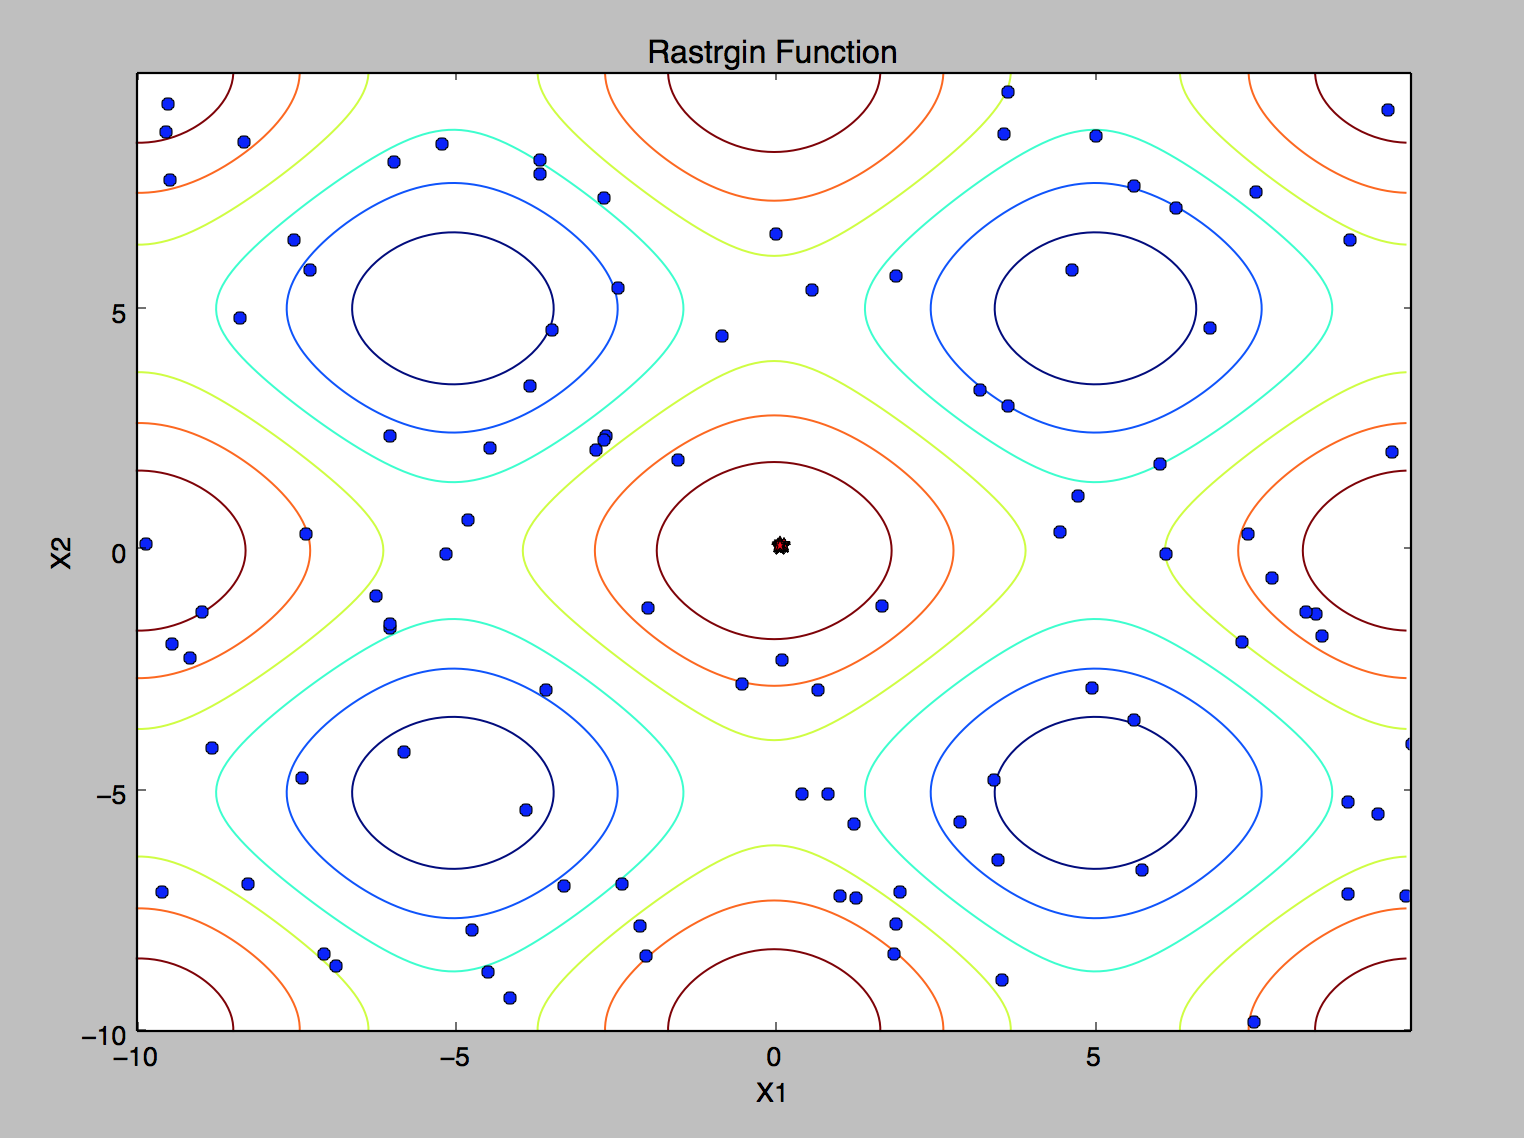

This chart was generated by the following Python code:
import matplotlib.pyplot as plt
import numpy as np
from random import sample
def func(x1, x2):
    return -20 - 0.01*x1**2 - 0.01*x2**2 \
           + 10*(np.cos(0.2*np.pi*x1)+np.cos(0.2*np.pi*x2))


def originFunc(x1, x2):
    return 20 + 0.01*x1**2 + 0.01*x2**2 \
           - 10*(np.cos(0.2*np.pi*x1)+np.cos(0.2*np.pi*x2))


def plotContour(ax, xlim, ylim):
    delta = 0.1
    x = np.arange(xlim[0], xlim[1], delta)
    y = np.arange(ylim[0], ylim[1], delta)
    X1, X2 = np.meshgrid(x, y)
    Z = func(X1,X2)
    ax.set_title("Rastrgin Function")
    ax.set_xlabel("X1")
    ax.set_ylabel("X2")
    cs = ax.contour(X1, X2, Z)
    return cs


def mapping(binNum, n):
    decVal = 20.0 * binNum/(np.power(2, n-1)) -10
    return decVal

def int2bin(val):
    return



def init(ax, n):
    x0_dec = []
    x1_dec = []
    L = 32
    max = np.power(2, L/2-1)
    x0_bin = np.random.randint(0, max, size=n)
    x1_bin = np.random.randint(0, max, size=n)
    for i in range(n):
        x0_dec.append(mapping(x0_bin[i], L/2))
        x1_dec.append(mapping(x1_bin[i], L/2))

    ax.plot(x0_dec, x1_dec, 'ob')
    return x0_bin, x1_bin, x0_dec, x1_dec

def selection(x0_bin, x1_bin, x0_dec, x1_dec, k):
    f = []
    for i in range(len(x0_dec)):
        f.append(func(x0_dec[i], x1_dec[i]))
    base = min(f)
    f = [x-base for x in f]
    cumSum = np.cumsum(f)
    new_x0_dec = []
    new_x1_dec = []
    new_x0_bin = []
    new_x1_bin = []
    f_index = [0] * k


    alpha = np.random.rand(k)*sum(f)
    for i in range(k):
        for j in range(len(x0_dec)):
            if alpha[i]> cumSum[j]:
                f_index[i] += 1
            else:

                break

    for index in f_index:
        new_x0_dec.append(x0_dec[f_index[index]])
        new_x1_dec.append(x1_dec[f_index[index]])
        new_x0_bin.append(x0_bin[f_index[index]])
        new_x1_bin.append(x1_bin[f_index[index]])
    return new_x0_bin, new_x1_bin, new_x0_dec, new_x1_dec


def crossover(x0_bin, x1_bin, x0_dec, x1_dec, n):

    pc = 0.65
    pm = 0.0075

    # choosing crossing site;
    N = 2* int(pc *  n/2)   #  number of parents who are ready to do crossover.
    L = 32
    parent_index =  sample(xrange(len(x0_dec)), N)
    i=0
    while i<len(parent_index):
        parent1 = "{0:b}".format( x0_bin[parent_index[i]]*np.power(2, L/2) + x1_bin[parent_index[i]]).zfill(L)
        parent2 = "{0:b}".format( x0_bin[parent_index[i+1]]*np.power(2, L/2)+ x1_bin[parent_index[i+1]]).zfill(L)
        site = np.random.randint(0,L-1)
        child1 = parent1[0:site] + parent2[site:L]
        child2 = parent2[0:site] + parent1[site:L]


        x0_bin[parent_index[i]]  =  int(child1[0:L/2], 2)
        x0_bin[parent_index[i+1]]=  int(child2[L/2:L], 2)
        x1_bin[parent_index[i]]  =  int(child1[L/2:L], 2)
        x1_bin[parent_index[i+1]]=  int(child2[0:L/2], 2)
        i+=2


    ## Mutation
    for i in range(len(x0_bin)):
        s = "{0:b}".format(x0_bin[i]).zfill(L/2)
        new_s = ""
        for j in range(len(s)):
            val = np.random.rand()
            if val < pm:
                new_s += str(1- int(s[j]))
            else:
                new_s += s[j]
        x0_bin[i] = int(new_s, 2)

        s1 = "{0:b}".format(x1_bin[i]).zfill(L/2)
        new_s1 = ""
        for j in range(len(s1)):
            val = np.random.rand()
            if val < pm:
                new_s1 += str(1- int(s1[j]))
            else:
                new_s1 += s1[j]

        x1_bin[i] = int(new_s1, 2)


        break
    #update x0_dec and x1_dec:
    for i in range(len(x0_bin)):
        x0_dec[i]  = mapping(x0_bin[i], L/2)
        x1_dec[i]  = mapping(x1_bin[i], L/2)


    return x0_bin, x1_bin, x0_dec, x1_dec


def ga(ax):
    n = 100   #  number of initial points.
    L = 32

    x0_bin, x1_bin, x0_dec, x1_dec = init(ax, n)

    for iter in range(50):
        x0_bin, x1_bin, x0_dec, x1_dec = selection(x0_bin, x1_bin, x0_dec, x1_dec, k=len(x0_dec))
        x0_bin, x1_bin, x0_dec, x1_dec = crossover(x0_bin, x1_bin, x0_dec, x1_dec, n)  # crossover and mutation

    plt.plot(x0_dec, x1_dec, '*r')






def main():
    f, (ax) = plt.subplots(1,1, sharex=False)
    plotContour(ax, [-10,10] , [-10,10])
    ga(ax)
    plt.show()

if  __name__ == "__main__":
    main()
